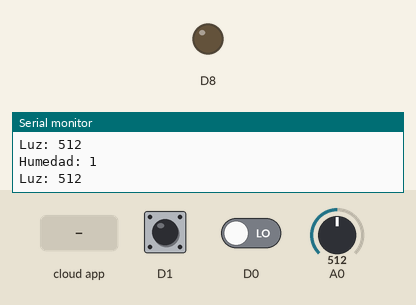
Recording of a sketch running on a simulated ESP8266 (NodeMCU). Shown: output pins drawn as LEDs (lit = HIGH), the last lines printed to the serial monitor. The test bench sets the inputs (shaded band); at power-on: D1 HIGH, D0 LOW, A0 = 512. WiFi joins after 1.5 s; servers stay silent unless stated; the Firebase database answers and starts empty.

Above: at 2.8 s.
2.9 s: the phone or cloud app sets wLed to 1
At 3.9 s:
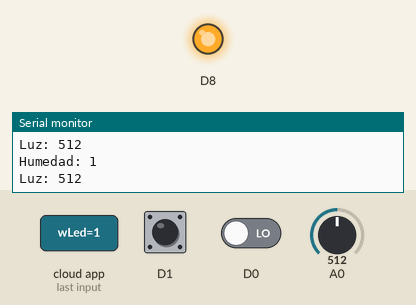
4.9 s: the phone or cloud app sets wLed to 0
At 6.5 s:
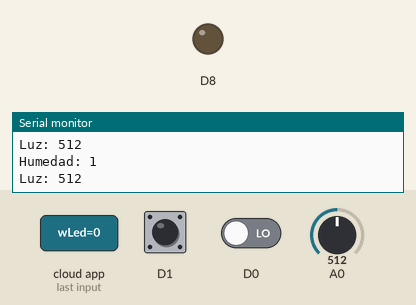
Timing chart, 0 to 8.0 s (numbered marks = the images above; inputs shaded):
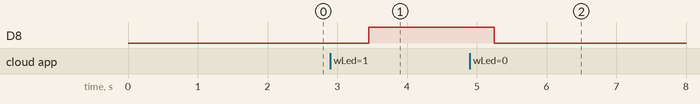

Measured:
- after the input at 2.9 s, D8: LOW → HIGH after 0.55 s
- after the input at 4.9 s, D8: HIGH → LOW after 0.35 s

The sketch:

firebase.ino
```cpp
#include <ESP8266WiFi.h>
#include <FirebaseArduino.h>

const char* ssid = ""; // nombre de red wifi en caso de que se esta usando
const char* password = ""; // clave de red wifi

#define FIREBASE_HOST "" // url de base de datos de api firebase

#define FIREBASE_AUTH "" // api key de api de firebase

void setup() {
  // put your setup code here, to run once:
  pinMode(D0,INPUT);
  pinMode(D1,INPUT);
  Serial.begin(9600);
  delay(10);
  WiFi.mode(WIFI_STA);
  WiFi.begin(ssid,password);
  Serial.print("Conectando a: \t");
  Serial.print(ssid);

  while(WiFi.status() != WL_CONNECTED){
    delay(200);
    Serial.print(".");
  }
  Serial.println(" ");
  Serial.print("Se logro establecer la conexion con la red ");
  Serial.println(WiFi.SSID());
  Serial.print("Direccion IP: ");
  Serial.print(WiFi.localIP());

  pinMode(D8, OUTPUT);

  Firebase.begin(FIREBASE_HOST, FIREBASE_AUTH);

}

void loop() {
  // put your main code here, to run repeatedly:
  int luz = analogRead(A0);
  int gas = digitalRead(D0);
  int humedad = digitalRead(D1);
  String estadoGas = "";
  String estadoLuz = "";
  String estadoHumedad = "";


  if(gas == 1){
      estadoGas = "No";
  }else{
      estadoGas = "Si";
   }

   if(luz < 700){
      estadoLuz = "Si";
  }else{
      estadoLuz = "No";
    }

   if(humedad == 0){
     estadoHumedad = "No";
  }else{
     estadoHumedad = "Si";
   }


  Serial.print("Humedad: ");
  Serial.println(humedad);
  Serial.print("Luz: ");
  Serial.println(luz);
  Serial.println("\n");

  Firebase.setString("Gas", estadoGas);
  Firebase.setString("Humedad", estadoHumedad);
  Firebase.setString("Luz", estadoLuz);

/*
  Serial.print("Humedad: ");
  Serial.println(humedad);
  Serial.print("Gas: ");
  Serial.println(gas);
  Serial.print("Luz: ");
  Serial.println(luz);

  Serial.print("Humedad: ");
  Serial.println(estadoHumedad);
  Serial.print("Gas: ");
  Serial.println(estadoGas);
  Serial.print("Luz: ");
  Serial.println(estadoLuz);

  Serial.println(); */


  String estadoLed = Firebase.getString("wLed");

  if(estadoLed == "1"){
      digitalWrite(D8, HIGH);
    }else{
        digitalWrite(D8, LOW);
      }


}
```
